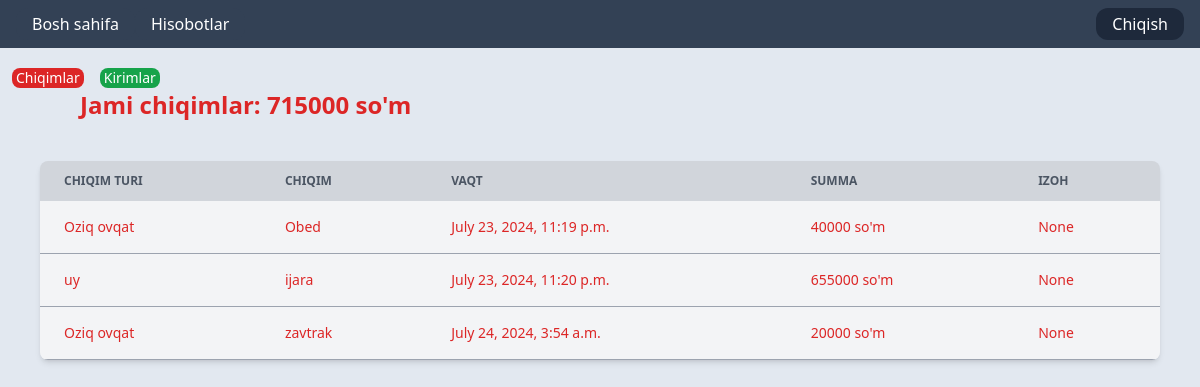
The app's page /filter_expenses/ (signed in) with its own data.
### app_income_expense/models.py (models this page shows, shortened)
class Expenses(models.Model):
    user = models.ForeignKey(Users, on_delete=models.CASCADE)
    expense_type = models.ForeignKey(ExpenseTypes, on_delete=models.CASCADE)
    spent_to = models.CharField(max_length=800)
    amount = models.IntegerField()
    comment = models.CharField(max_length=400, null=True, blank=True)
    timestamp = models.DateTimeField(auto_now=True)
    class Meta:
        db_table = 'Expenses'

class ExpenseTypes(models.Model):
    name = models.CharField(max_length=200, unique=True)
    class Meta:
        db_table = 'ExpenseTypes'
    def __str__(self):
        return self.name

### app_income_expense/views.py (the view)
# urls.py: path('filter_expenses/', views.FilterExpenses.as_view(), name='filter-expenses',),
class FilterExpenses(View):
    def get(self, request):
        expenses = models.Expenses.objects.filter(user=request.user)
        expense_amount = 0
        for i in models.Expenses.objects.filter(user=request.user):
            expense_amount += i.amount
        context = {
            'expenses': expenses,
            'expense_amount': expense_amount
        }
        return render(request, 'income_expenses/reports/filter_expenses.html', context=context)

### templates/income_expenses/reports/filter_expenses.html (shortened to what this page needs)
{% extends 'base.html' %}
{% block content %}
<div class="bg-red-600 mr-110 inline-block  ml-3 mt-5 rounded-lg w-min pl-1 pr-1">
    <p class="text-white text-sm">Chiqimlar</p>
</div>
<a href="{% url 'filter-incomes' %}">
    <div class="bg-green-600 mr-110 inline-block  ml-3 mt-5 rounded-lg w-min pl-1 pr-1">
        <p class="text-white text-sm">Kirimlar</p>
    </div>
</a>
<div class="text-red-600 text-2xl font-semibold ml-20">
    Jami chiqimlar: {{ expense_amount }} so'm
</div>
    <div class=" mt-10 ml-10 mr-10 relative overflow-x-auto shadow-md sm:rounded-lg">
        <table class="w-full text-sm text-left rtl:text-right">
            <thead class="text-xs text-white uppercase bg-gray-300 dark:text-white">
                <tr>
                    <th scope="col" class="text-gray-600 px-6 py-3">
                        Chiqim turi
                    </th>
                    <th scope="col" class="text-gray-600 px-6 py-3">
                        Chiqim
                    </th>
                    <th scope="col" class="px-6 py-3 text-gray-600">
                        vaqt
                    </th>
                    <th scope="col" class="px-6 py-3 text-gray-600">
                        summa
                    </th>
                    <th scope="col" class=" text-gray-600 px-6 py-3">
                        Izoh
                    </th>
                </tr>
            </thead>
            {% for expense in expenses %}
                    <tbody>
                        <tr class="bg-gray-100 border-b border-gray-400">
                            <th scope="row" class="text-red-600 px-6 py-4 font-medium">
                                {{ expense.expense_type }}
                            </th>
                            <th scope="row" class="text-red-600 px-6 py-4 font-medium">
                                {{ expense.spent_to }}
                            </th>
                            <td class="text-red-600 px-6 py-4 ">
                                {{ expense.timestamp }}
                            </td>
                            <td class="text-red-600 px-6 py-4">
                                {{ expense.amount }} so'm
                            </td>
                            <td class="text-red-600 px-6 py-4">
                                {{ expense.comment }}
                            </td>
                        </tr>
                    </tbody>
            {% endfor %}
        </table>
    </div>
{% endblock content %}

### records on screen
Expenses: expense_type "Oziq ovqat", spent_to "Obed", timestamp "July 23, 2024, 11:19 p.m.", amount "40000", comment "None"
Expenses: expense_type "uy", spent_to "ijara", timestamp "July 23, 2024, 11:20 p.m.", amount "655000", comment "None"
Expenses: expense_type "Oziq ovqat", spent_to "zavtrak", timestamp "July 24, 2024, 3:54 a.m.", amount "20000", comment "None"

### other values on screen
{{ expense_amount }} "715000"
